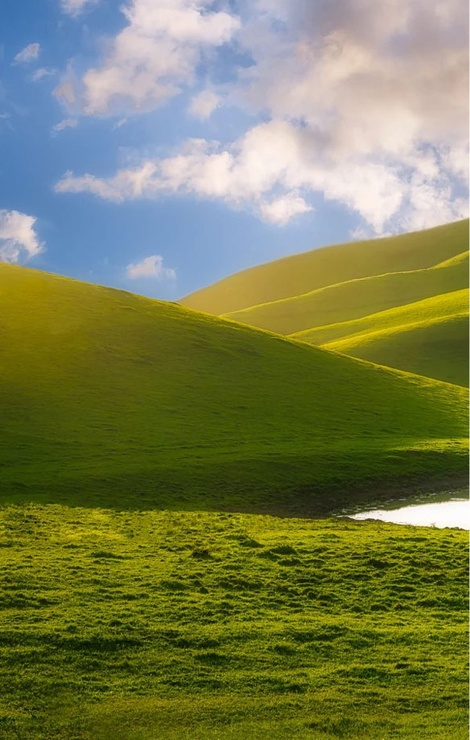
#> input picture Images/1.jpg, 470 x 740 px, shrunk from 584 x 920 before the run; its folder holds 3 pictures in this run
$ python panorama.py
#> lines starting #> are read from the running program, lines starting #| are printed output that depends on the picture
import cv2
import glob
import os

imagefiles = glob.glob("Images/*")
imagefiles.sort()

images = []
for i in imagefiles:
    img = cv2.imread(i)
#> img is the input picture: shape (740, 470, 3); mean B, G, R 83.1, 126.8, 121.2
    if img is not None:
        images.append(img)

stitcher = cv2.Stitcher_create()
status, result = stitcher.stitch(images)
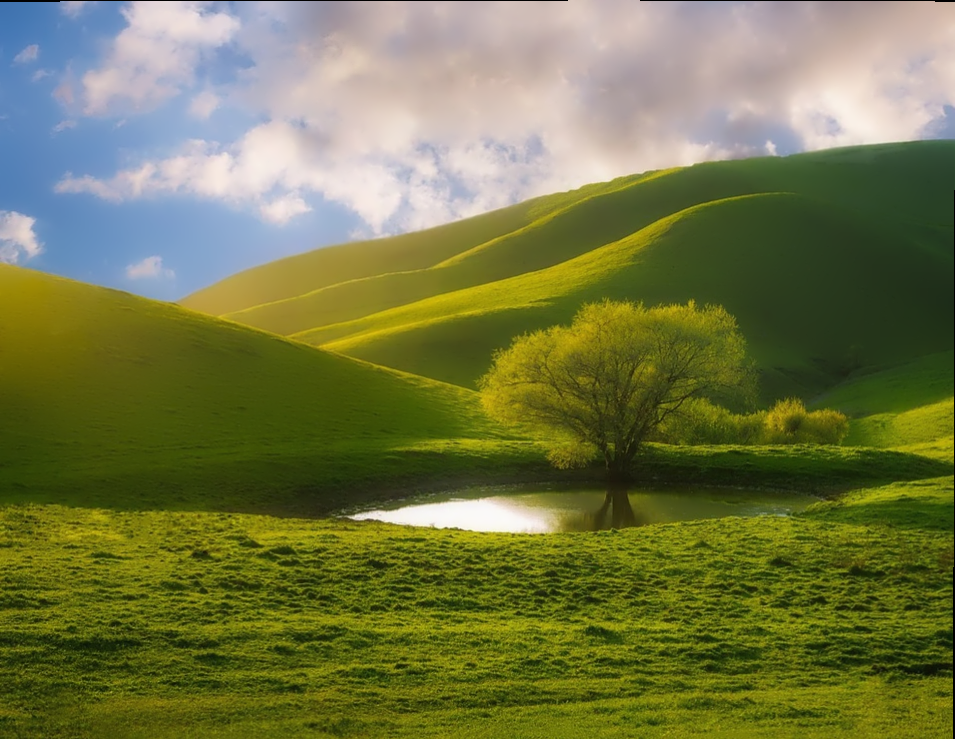
#> result: shape (739, 955, 3); mean of channels 0, 1, 2 70.2, 119.3, 114.6; drawn as B, G, R
#> status = 0

if status == 0:
    output_folder = 'output'
    os.makedirs(output_folder, exist_ok=True)

    output_filename = os.path.join(output_folder, 'output_image.jpg')
    cv2.imwrite(output_filename, result)

    cv2.imshow('image',result)
    cv2.waitKey(0)
cv2.destroyAllWindows()
